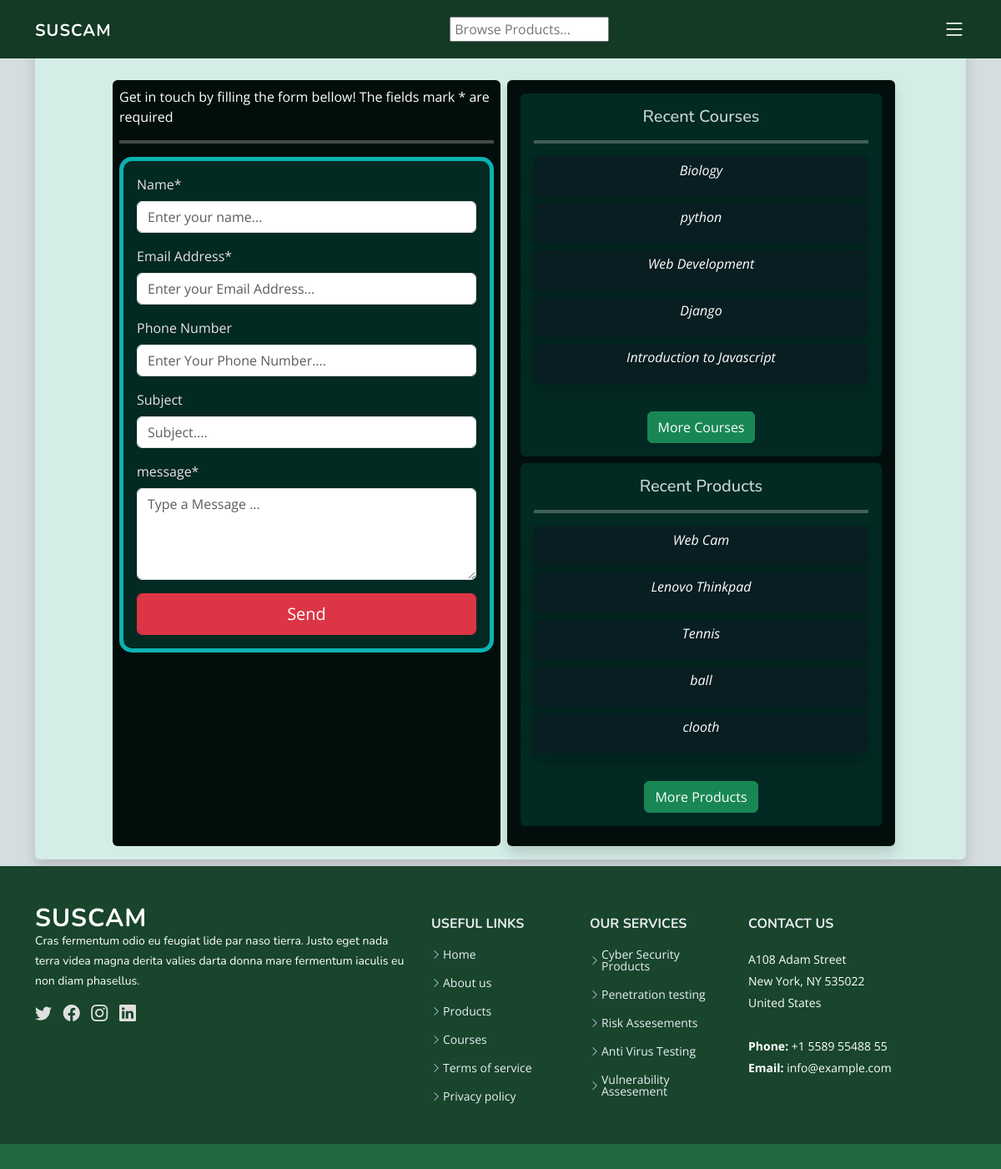
Page /contact/ (signed in) on the earlier database version.
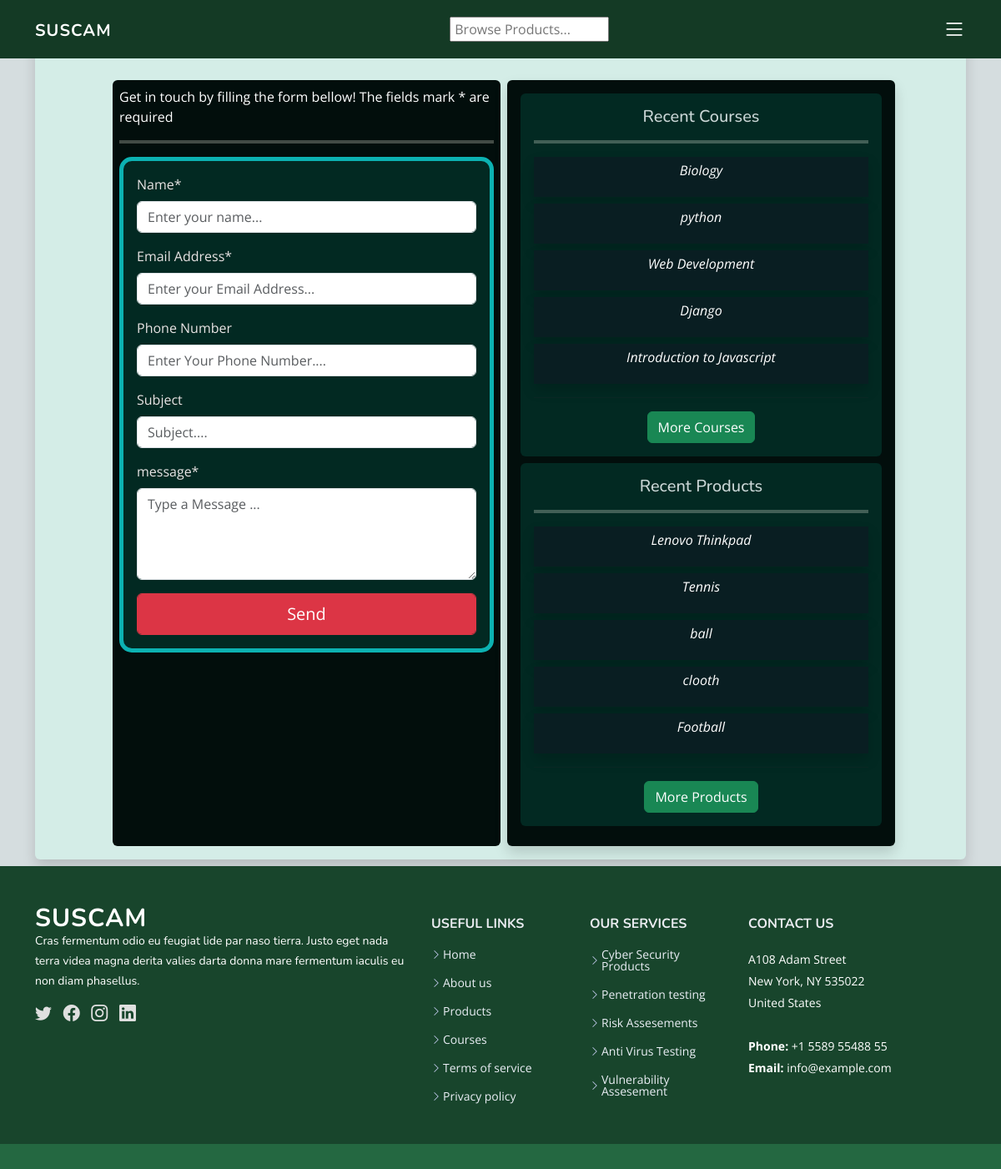
Same page on the later database version.
### Base/models.py (models this page shows, shortened)
class Courses(models.Model):
    course_id = models.BigAutoField(primary_key=True)
    course_name = models.CharField(max_length=250)
    description = models.TextField()
    video_file = models.FileField(upload_to='Course_Videos/')
    paid = models.BooleanField(default=False)
    course_category = models.CharField(max_length=250, blank=True, null=True)
    price = models.DecimalField( default=1000, max_digits=10, decimal_places=2)
    old_price = models.DecimalField(max_digits=10, decimal_places=2)
    course_img = models.ImageField(upload_to='CourseImage/', validators = [FileExtensionValidator(allowed_extensions=['jpg', 'png', 'jpeg'])], null=True, blank=True)
    created = models.DateTimeField(default = timezone.now)
    updated = models.DateTimeField(auto_now=True)
    model_type = 'Course'
    class Meta:
        ordering = ('created', 'updated')

class Products(models.Model):
    name = models.CharField(max_length=100)
    product_id = models.BigAutoField(primary_key=True)
    product_des = models.TextField()
    price = models.DecimalField(max_digits=10, decimal_places=2)
    old_price = models.DecimalField(max_digits=10, decimal_places=2)
    category = models.CharField(max_length=100)
    available = models.BooleanField(default=True)
    updated = models.DateTimeField(auto_now_add=True, null=True)
    created = models.DateTimeField(default = timezone.now)
    image = models.ImageField(upload_to='Product_Images', validators = [FileExtensionValidator(allowed_extensions=['jpg', 'png', 'jpeg'])])
    model_type = 'Products'
    class Meta:
        ordering = ['-created', '-updated']

### Base/views.py (the view)
# urls.py: path('contact/', views.contact_us, name='contact'),
def contact_us(request):
    courses = Courses.objects.all()[0:5][::-1]
    products = Products.objects.all()[0:5][::-1]
    form = ContactForm(request.POST or None)
    if form.is_valid():
        form.save()
        messages.success(request, 'Thank You, Your Message was submitted Successfully!')
        return redirect('contact')
    context = {
        'form': form,
        'courses': courses,
        'products': products,
    }
    return render(request, 'Contact/contact.html', context)

### templates/Contact/contact.html (shortened to what this page needs)
{% extends "Navbar/navbar.html" %}
{% load crispy_forms_tags %}
{% block content %}
    <div class="container mt-5">
        <div class="row shadow  my-2 justify-content-center rounded" style="background-color: #D4EDE7;">
            <div class="col-md-5 p-2 mt-5 mb-3 rounded mx-2" style="background-color: #020E0C;">
                <p class="text-white">Get in touch by filling the form bellow! The fields mark * are required</p><hr style="border: 2px solid #fffff0;">
                <form action="" method="POST" class="p-3" style="background-color:  #022922; color: #E9E4E4; border-radius: 15px; border: 5px solid #0CB2B2;">
                    {{ form|crispy }}
                    <input class="btn btn-danger text-white fs-5 form-control" style="padding: 9px;" type="submit" value="Send">
                </form>
            </div>
            <div class="col-md-5 shadow p-3 mt-5 mb-3 rounded" style="background-color: #020E0C;">
                <div class="p-3 rounded" style="background-color: #022922;">
                    <center><h5 style="color: #CAD6D6;">Recent Courses</h5></center> <hr style="border: 2px solid #fffff0;">
                    {% for course in courses %}
                        <a class="text-white" href="{% url 'course' course.course_id %}">
                            <div style="background-color: #091e22;" class="shadow p-1 justify-content-center my-2">
                                <center><p><i>{{ course.course_name }}</i></p></center>
                            </div>
                        </a>
                    {% endfor %}
                    <hr>
                    <center><a class="btn btn-success text-white" href="{% url 'courses' %}">More Courses</a></center>
                </div>
                <div class="p-3 rounded my-2" style="background-color: #022922;">
                    <center><h5 style="color: #CAD6D6;">Recent Products</h5></center> <hr style="border: 2px solid #fffff0;">
                    {% for product in products %}
                        <a class="text-white" href="{% url 'product' product.product_id %}">
                            <div style="background-color: #091e22;" class="shadow p-1 justify-content-center my-2">
                                <center><p><i>{{ product.name }}</i></p></center>
                            </div>
                        </a>
                    {% endfor %}
                    <hr>
                    <center><a href="{% url 'products' %}" class="btn btn-success text-white">More Products</a></center>
                </div>
            </div>
        </div>
    </div>
{% endblock content %}

Differences in the rows shown:
no longer on this page (row unchanged): Products: name "Web Cam"
added Products: name "Football"
